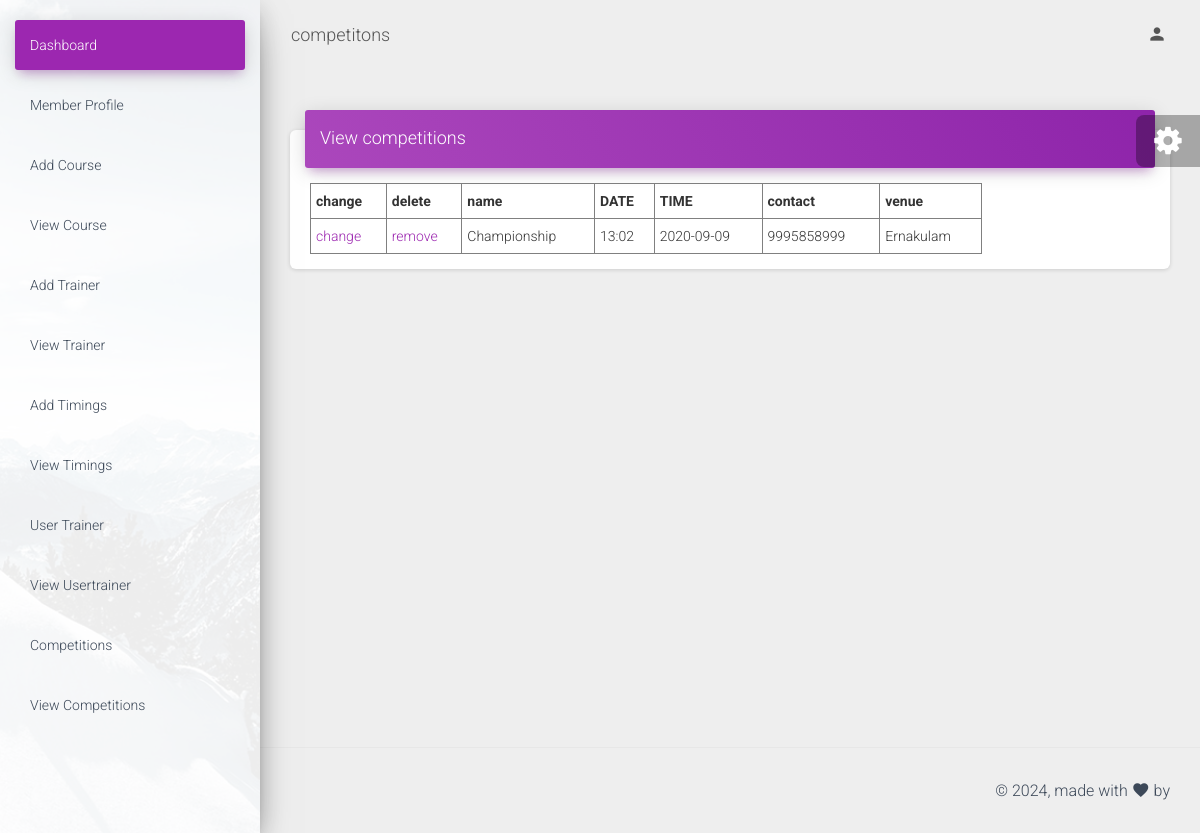
Page /admin/html/viewcompetition.php on the committed database.
### tables this page shows
CREATE TABLE IF NOT EXISTS `competition` (
  `id` int(11) NOT NULL AUTO_INCREMENT,
  `name` varchar(50) NOT NULL,
  `time` varchar(50) NOT NULL,
  `date` varchar(50) NOT NULL,
  `contact` varchar(50) NOT NULL,
  `venue` varchar(50) NOT NULL,
  PRIMARY KEY (`id`)
);

### admin/html/viewcompetition.php (the view, shortened to what this page needs)
<?php
include "header.php";
?>
    <div class="main-panel">
      <nav class="navbar navbar-expand-lg navbar-transparent navbar-absolute fixed-top ">
        <div class="container-fluid">
          <div class="navbar-wrapper">
            <a class="navbar-brand" href="javascript:;">competitons</a>
          </div>
          <div class="collapse navbar-collapse justify-content-end">
            <ul class="navbar-nav">
              <li class="nav-item dropdown">
                <a class="nav-link" href="javascript:;" id="navbarDropdownProfile" data-toggle="dropdown" aria-haspopup="true" aria-expanded="false">
                  <i class="material-icons">person</i>
                </a>
              </li>
            </ul>
          </div>
        </div>
      </nav>
      <div class="content">
        <div class="container-fluid">
          <div class="row">
            <div class="col-md-12">
              <div class="card">
                <div class="card-header card-header-primary">
                  <h4 class="card-title">View competitions</h4>
                </div>
                <div class="card-body">
                   <table id="example" border=1 width=80%>
    <tr><th>change</th><th>delete</th><th>name</th><th>DATE</th><th>TIME</th><th>contact</th><th>venue</th></tr>
    <?php
    include "dbconnect.php";
        $sql="select * from competition";
        $result=mysqli_query($con,$sql);
        while($row=mysqli_fetch_array($result))
        {
          ?>
          <tr>
             <td><a href="editcompetition.php?id=<?php echo $row["id"]; ?>">change</a> </td>
            <td><a href="deletecompetition.php?id=<?php echo $row["id"]; ?>">remove</a></td>
            <td><?php echo $row["name"];?></td>
            <td><?php echo $row["date"];?></td>
            <td><?php echo $row["time"];?></td>
            <td><?php echo $row["contact"];?></td>
            <td><?php echo $row["venue"];?></td>
           </tr>
          <?php
        }
          ?>
  </table>
</body>
            <div class="col-md-4">
            </div>
     <?php
     include "footer.php";
     ?>

### rows in the picture
competition: name "Championship", date "13:02", time "2020-09-09", contact "9995858999", venue "Ernakulam"
